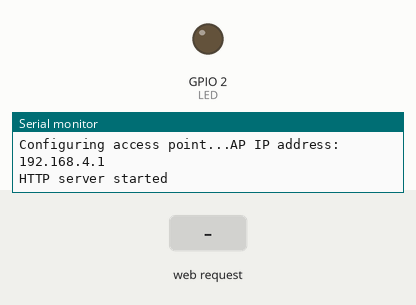
Bench run of a sketch on a simulated ESP8266 (NodeMCU). Parts: output pins drawn as LEDs (lit = HIGH), the last lines printed to the serial monitor. The test bench sets the inputs (shaded band).

Above: at 2.2 s.
2.3 s: HTTP request GET /setLED received
At 2.9 s:
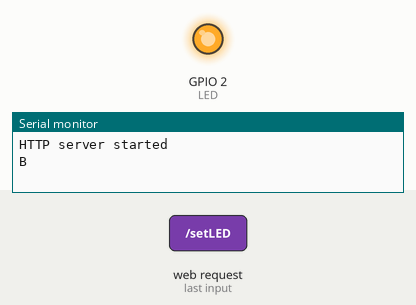
5.3 s: HTTP request GET /setLED?LEDstate=1 received
At 6.3 s:
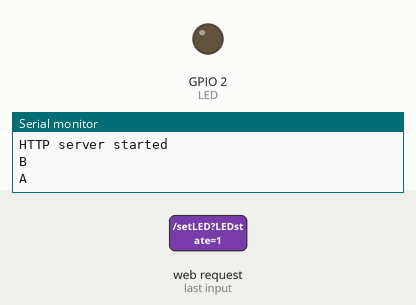
6.8 s: HTTP request GET /setLED?LEDstate=2 received
At 7.5 s:
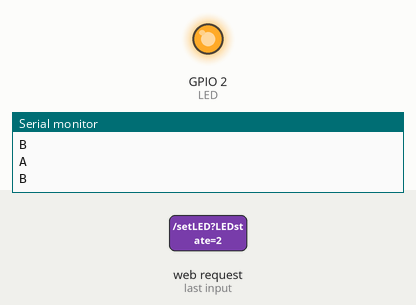
8.3 s: HTTP request GET /setLED?LEDstate=1&MODEstate=1&TEMPstate=1 received
At 8.6 s:
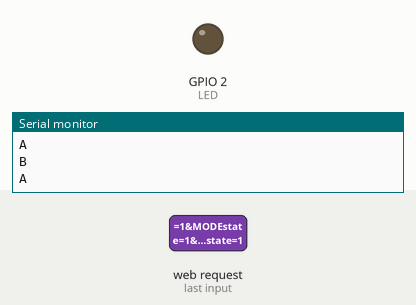
Timing chart, 0 to 10.8 s (numbered marks = the images above; inputs shaded):
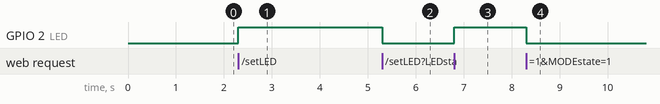

The sketch:

WiFiAccessPoint.ino
```cpp
#include <ESP8266WiFi.h>
#include <WiFiClient.h>
#include <ESP8266WebServer.h>
#include "index.h"

#ifndef APSSID
#define APSSID "ESPap"
#define APPSK  "thereisnospoon"
#endif

#define LED 2

/*variables for temperature and humidity getting*/
String str;
String temp;
String hum;
char character;
char holder;
int flag = 0;

/* Set these to your desired credentials. */
const char *ssid = APSSID;
const char *password = APPSK;

/*flags for leds control*/
String led_state; //2: cool,blue led; 3: warm,red led; 4: wind, yellow led;
String power_state; //1: power on; 0: power off;

ESP8266WebServer server(80);

/* Go to http://192.168.4.1 in a web browser
   connected to this access point to see it.
*/

void handleRoot() {
   String s = MAIN_page;
   server.send(200, "text/html", s);
}

void handleTEMP() {
 String TEMP = tempRead();
 server.send(200, "text/plane", TEMP);
}

void handleHUM() {
 String HUM = humRead();
 server.send(200, "text/plane", HUM);
}

void handleLED() {
 String ledState = "OFF";
 String t_state = server.arg("LEDstate"); //Refer  xhttp.open("GET", "setLED?LEDstate="+led, true);
// Serial.println(t_state);
 if(t_state == "1")
 {
  power_state = "A";
  digitalWrite(LED,LOW); //LED ON
  ledState = "ON"; //Feedback parameter
 }
 else
 {
  power_state = "B";
  digitalWrite(LED,HIGH); //LED OFF
  ledState = "OFF"; //Feedback parameter
 }
 Serial.println(power_state);
 server.send(200, "text/plane", ledState); //Send web page
}

void handleMode() {
 String modeState = " ";
 String t_flag = server.arg("MODEstate");
// Serial.println(t_flag);
 if(t_flag == "1")
 {
  led_state = "C" ; //Cool
  modeState = "COOL";
 }
 if(t_flag == "2")
 {
  led_state = "D"; //Warm
  modeState = "HEAT";
 }
 Serial.println(led_state);
 server.send(200, "text/plane", modeState); //Send web page
}

int control = 24;
void handleControl() {
 String showtemp = "24";
 String temp_flag = server.arg("TEMPstate");

 if(temp_flag == "1")
 {
  control++;
  if (control > 30 ) control = 18;
 }
 else
  {
   control--;
   if (control< 18) control = 30;
  }
  showtemp = showTEMP(control);
  Serial.println(showtemp);
  server.send(200, "text/plane", showtemp); //Send web page
}

String showTEMP(int control)
{
  String showtemp;
  if (control== 18) showtemp = "18";
  if (control== 19) showtemp = "19";
  if (control== 20) showtemp = "20";
  if (control== 21) showtemp = "21";
  if (control== 22) showtemp = "22";
  if (control== 23) showtemp = "23";
  if (control== 24) showtemp = "24";
  if (control== 25) showtemp = "25";
  if (control== 26) showtemp = "26";
  if (control== 27) showtemp = "27";
  if (control== 28) showtemp = "28";
  if (control== 29) showtemp = "29";
  if (control== 30) showtemp = "30";
  return showtemp;
}

String tempRead(){
  while (Serial.available()) {
//        character = char(Serial.readString());
        str = Serial.readString();
//        if (isSpace(character)){
//          continue;
//        }
        str.replace(" ", "");
//        Serial.println(str);
//        holder += character;
        flag = 1;
        delay(2);
    }
  if(flag == 1){
    temp = str.substring(7, 12);
//    Serial.println(temp);
  }
return temp;
}


String humRead(){
  while (Serial.available()) {
//        character = char(Serial.readString());
        str = Serial.readString();
//        if (isSpace(character)){
//          continue;
//        }
        str.replace(" ", "");
//        Serial.println(str);
//        holder += character;
        flag = 1;
        delay(2);
    }
  if(flag == 1){
    hum = str.substring(1, 6);
//    Serial.println(hum);
  }
return hum;
}

void setup() {
  delay(1000);
  Serial.begin(19200);
  Serial.println();
  Serial.print("Configuring access point...");
  /* You can remove the password parameter if you want the AP to be open. */
  WiFi.softAP(ssid, password);
  pinMode(LED, OUTPUT);
  IPAddress myIP = WiFi.softAPIP();
  Serial.print("AP IP address: ");
  Serial.println(myIP);
  server.on("/", handleRoot);
  server.on("/setLED", handleLED);
  server.on("/readTEMP", handleTEMP);
  server.on("/readHUM", handleHUM);
  server.on("/setMODE", handleMode);
  server.on("/settemp", handleControl);
  server.begin();
  Serial.println("HTTP server started");
}

void loop() {
  server.handleClient();
  delay(1);
}
```

index.h
```cpp
const char MAIN_page[] PROGMEM = R"=====(
<!DOCTYPE html>
<html lang="en">
  <head>
    <meta charset="utf-8" />
    <title>A Home Automation Temperature and Moisture Control System</title>
  <style type="text/css">
    button{
      width:100px;
      height: 50px;
      background-color:palegoldenrod;
    }
  </style>
  </head>

<summary> <b> A Home Automation Temperature and Moisture Control System<br>
</summary>

<hr color = pink>
  <details class="menu" open>
  <summary><b>Function 1: Contorl the LEDs<br>
  </b>
  </summary>
  <p>
  <button type="button" onClick='sendData(1)'>POWER ON </button><br>
  <p>
  <button type="button" onClick='sendData(0)'>POWER OFF </button>
  <p>
 <div>
  POWER Status: <span id="LEDState">NA</span><br>
 </div>
   </details>

<hr color = pink>
    <details class="menu" open>
  <summary>
    <b>Function 2: Real time temperature and moisture<br>
  </b>
  </summary>
  <div>
  <p style="color:blue;">Temperature: <span id = "TEMP">0</span> &#8451<p></p>
  <p style="color:blue;">Moisture: <span id = "HUM">0</span> &#37<p></p>
  </div>
   </details>

<hr color = pink>
  <details class="menu" open>
  <summary>
  <b>Function 3: Change modes
  </b>
  </summary>
  <p>
      <button type="button" onclick='setflags(1)'>COOL</button>
      <button type="button" onclick='setflags(2)'>HEAT</button>
   <div>
   MODE: <span id="MODEState">NA</span><br>
  </div>
  </details>

<hr color = pink>
  <details class="menu" open>
  <summary>
  <b>Function 4: Temperature control
  </b>
  </summary>
  <p>
      <button type="button" onclick='setTemp(1)'>INCREASE</button>
      <button type="button" onclick='setTemp(2)'>DECREASE</button>
   <div>
   Temperature: <span id="SetTemp">NA</span><br>
  </div>
  </details>

<hr color = pink>

<script>
function sendData(led) {
    var xhttp = new XMLHttpRequest();
    xhttp.onreadystatechange = function() {
    if (this.readyState == 4 && this.status == 200) {
    document.getElementById("LEDState").innerHTML =
    this.responseText;
    }
    };
    xhttp.open("GET", "setLED?LEDstate="+led, true);
    xhttp.send();
}

function setflags(flags){
    var xhttp = new XMLHttpRequest();
    xhttp.onreadystatechange = function() {
    if (this.readyState == 4 && this.status == 200) {
    document.getElementById("MODEState").innerHTML =
    this.responseText;
    }
    };
    xhttp.open("GET", "setMODE?MODEstate="+flags, true);
    xhttp.send();
}

setInterval(function() {
  getTemp();
  getHum();
}, 2000);

function getTemp() {
  var xhttp = new XMLHttpRequest();
  xhttp.onreadystatechange = function() {
    if (this.readyState == 4 && this.status == 200) {
      document.getElementById("TEMP").innerHTML =
      this.responseText;
    }
  };
  xhttp.open("GET", "readTEMP", true);
  xhttp.send();
}

function getHum() {
  var xhttp = new XMLHttpRequest();
  xhttp.onreadystatechange = function() {
    if (this.readyState == 4 && this.status == 200) {
      document.getElementById("HUM").innerHTML =
      this.responseText;
    }
  };
  xhttp.open("GET", "readHUM", true);
  xhttp.send();
}

function setTemp(t){
    var xhttp = new XMLHttpRequest();
    xhttp.onreadystatechange = function() {
    if (this.readyState == 4 && this.status == 200) {
    document.getElementById("SetTemp").innerHTML =
    this.responseText;
    }
    };
    xhttp.open("GET", "settemp?TEMPstate="+t, true);
    xhttp.send();
}
</script>
  </body>
</html>
)=====";
```

Measured:
- after the input at 2.3 s, GPIO 2 (LED): LOW → HIGH at once
- after the input at 5.3 s, GPIO 2 (LED): HIGH → LOW at once
- after the input at 6.8 s, GPIO 2 (LED): LOW → HIGH at once
- after the input at 8.3 s, GPIO 2 (LED): HIGH → LOW at once
